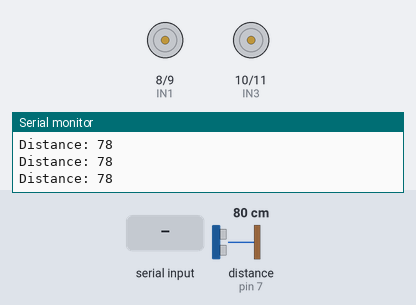
This sketch was run on a simulated Arduino Uno, built with avr-gcc and run on an emulated ATmega328P. Shown: motor-driver pin pairs drawn as motors (green arrow = first pin HIGH = forward, orange = second pin HIGH = backward, longer = more drive), the last lines printed to the serial monitor. Wiring (inferred from the names in the program): ultrasonic range finder: trigger pin 6; echo pin 7. The inputs (shaded band) are chosen by the test bench; at power-on: distance to the obstacle (sensor on pin 7) 80 cm. The echo pulse lasts 58.3 µs per cm.

Above: at 1.2 s.
1.3 s: distance to the obstacle (sensor on pin 7) set to 23 cm
4.3 s: distance to the obstacle (sensor on pin 7) set to 20 cm
At 5.4 s:
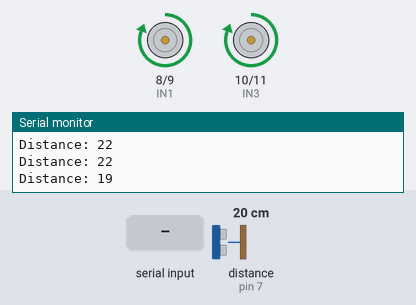
7.3 s: distance to the obstacle (sensor on pin 7) set to 35 cm
At 7.8 s:
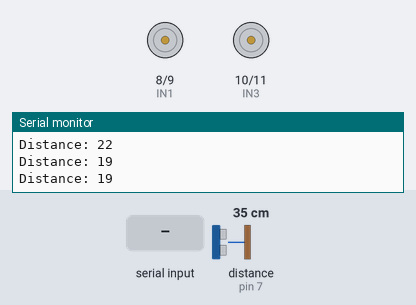
8.9 s: "forward\n" received over the second serial link
At 9.9 s:
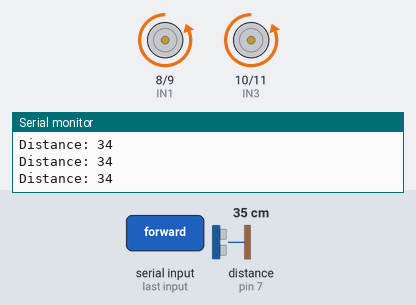
10.4 s: "right\n" received over the second serial link
At 10.7 s:
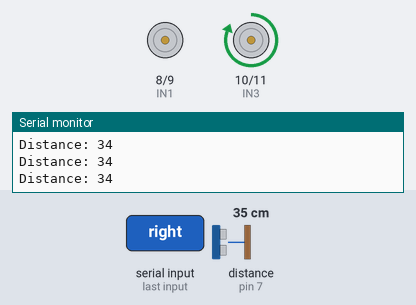
11.9 s: "left\n" received over the second serial link
At 13.3 s:
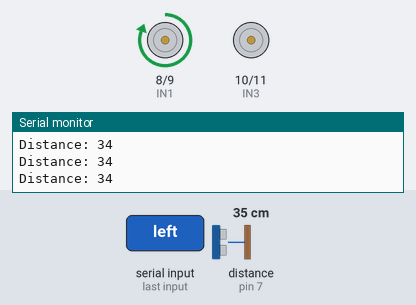
Timing chart, 0 to 14.4 s (numbered marks = the images above; inputs shaded):
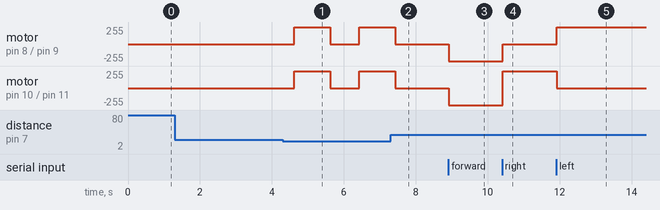

Measured:
- the behaviour switches between 22 and 21 cm on distance to the obstacle (sensor on pin 7) (found by bisection; images 0 and 1)
- after the input at 4.3 s, motor on pin 8 (IN1) / pin 9 (IN2), motor on pin 10 (IN3) / pin 11 (IN4): stopped → forward 255/255 after 0.33 s, → stopped 1.0 s later, → forward 255/255 0.80 s later
- after the input at 7.3 s, motor on pin 8 (IN1) / pin 9 (IN2), motor on pin 10 (IN3) / pin 11 (IN4): goes on until 7.4 s, then stays stopped
- after the input at 8.9 s, motor on pin 8 (IN1) / pin 9 (IN2), motor on pin 10 (IN3) / pin 11 (IN4): stopped → backward 255/255 at once
- after the input at 10.4 s, motor on pin 8 (IN1) / pin 9 (IN2): backward 255/255 → stopped at once; motor on pin 10 (IN3) / pin 11 (IN4): backward 255/255 → forward 255/255 at once
- after the input at 11.9 s, motor on pin 8 (IN1) / pin 9 (IN2): stopped → forward 255/255 at once; motor on pin 10 (IN3) / pin 11 (IN4): forward 255/255 → stopped at once

The sketch:

HC-05_AND_ULTRASONIC_BASED_ROBOTIC_CAR.ino
```cpp
#include <SoftwareSerial.h>

// -------- Bluetooth --------
SoftwareSerial bt(2, 3); // RX, TX

// -------- Motor Pins --------
#define IN1 8
#define IN2 9
#define IN3 10
#define IN4 11

// -------- Ultrasonic Pins --------
#define TRIG 6
#define ECHO 7

String command = "";

void setup() {
  bt.begin(9600);
  Serial.begin(9600);

  pinMode(IN1, OUTPUT);
  pinMode(IN2, OUTPUT);
  pinMode(IN3, OUTPUT);
  pinMode(IN4, OUTPUT);

  pinMode(TRIG, OUTPUT);
  pinMode(ECHO, INPUT);

  stopCar();
  Serial.println("Voice Control Car Ready");
}

void loop() {

  long distance = getDistance();
  Serial.print("Distance: ");
  Serial.println(distance);

  // -------- Obstacle Detection --------
  if (distance > 0 && distance <= 20) {
    stopCar();
    delay(300);

    moveForward();
    delay(1000);

    stopCar();
    delay(500);
    return;
  }

  // -------- Voice Control --------
  if (bt.available()) {
    command = bt.readStringUntil('\n');
    command.trim();          // remove spaces
    command.toLowerCase();   // convert to lowercase

    Serial.println(command);

    if (command == "backward") moveForward();
    else if (command == "forward") moveBackward();
    else if (command == "right") turnLeft();
    else if (command == "left") turnRight();
    else if (command == "stop") stopCar();
  }
}

// -------- Distance Function --------
long getDistance() {
  digitalWrite(TRIG, LOW);
  delayMicroseconds(2);
  digitalWrite(TRIG, HIGH);
  delayMicroseconds(10);
  digitalWrite(TRIG, LOW);

  long duration = pulseIn(ECHO, HIGH, 25000);
  long distance = duration * 0.034 / 2;
  return distance;
}

// -------- Motor Functions --------
void moveForward() {
  digitalWrite(IN1, HIGH);
  digitalWrite(IN2, LOW);
  digitalWrite(IN3, HIGH);
  digitalWrite(IN4, LOW);
}

void moveBackward() {
  digitalWrite(IN1, LOW);
  digitalWrite(IN2, HIGH);
  digitalWrite(IN3, LOW);
  digitalWrite(IN4, HIGH);
}

void turnLeft() {
  digitalWrite(IN1, LOW);
  digitalWrite(IN2, LOW);
  digitalWrite(IN3, HIGH);
  digitalWrite(IN4, LOW);
}

void turnRight() {
  digitalWrite(IN1, HIGH);
  digitalWrite(IN2, LOW);
  digitalWrite(IN3, LOW);
  digitalWrite(IN4, LOW);
}

void stopCar() {
  digitalWrite(IN1, LOW);
  digitalWrite(IN2, LOW);
  digitalWrite(IN3, LOW);
  digitalWrite(IN4, LOW);
}
```
